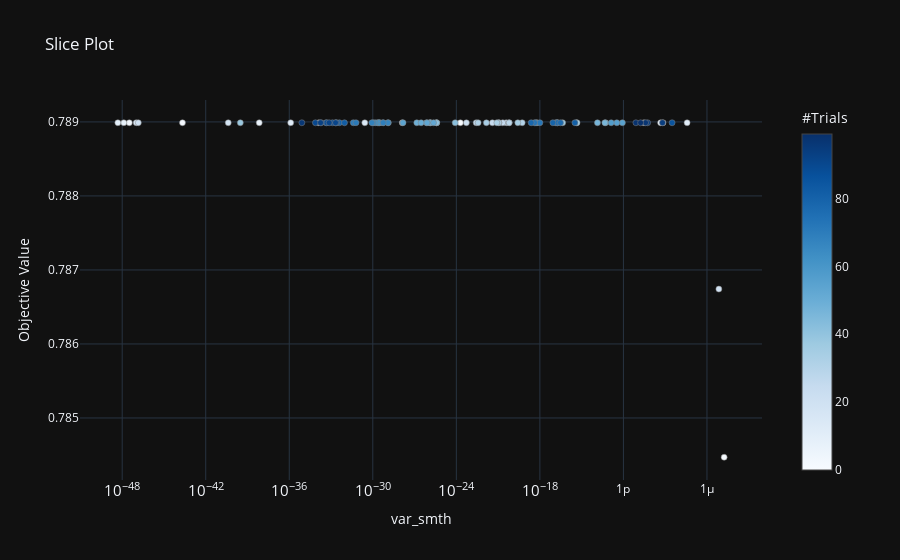

Source (notebook cell):
### Code cell
optuna.visualization.plot_slice(study).show()
